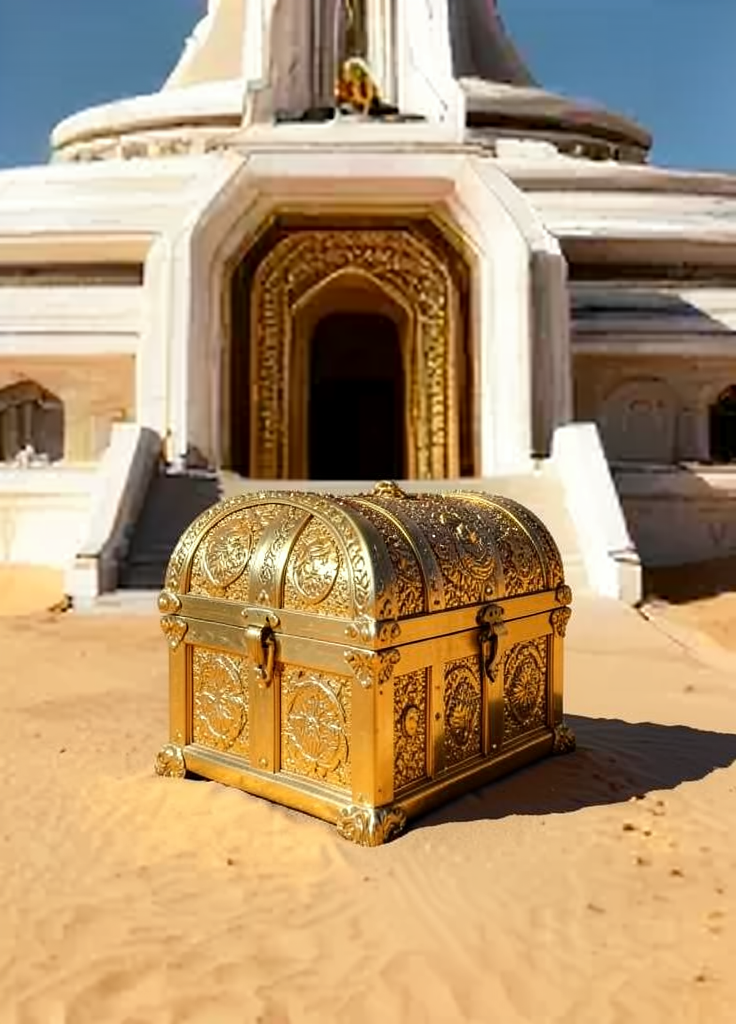
#> input picture test/old/chest.png, 736 x 1024 px
$ python -i align.py   (imports and definitions only)   (older library calls are emulated)
#> lines starting #> are read from the running program, lines starting #| are printed output that depends on the picture
#==================================================================================================
#
#   Copyright (C) 2026-2026 turboCLI authors. <https://omega.gg/turboCLI>
#
#   Author: Benjamin Arnaud. <https://bunjee.me> <bunjee@omega.gg>
#
#   This file is part of turboCLI.
#
#   - GNU Lesser General Public License Usage:
#   This file may be used under the terms of the GNU Lesser General Public License version 3 as
#   published by the Free Software Foundation and appearing in the LICENSE.md file included in the
#   packaging of this file. Please review the following information to ensure the GNU Lesser
#   General Public License requirements will be met: https://www.gnu.org/licenses/lgpl.html.
#
#   - Private License Usage:
#   turboCLI licensees holding valid private licenses may use this file in accordance with the
#   private license agreement provided with the Software or, alternatively, in accordance with the
#   terms contained in written agreement between you and turboCLI authors. For further information
#   contact us at contact@omega.gg.
#
#==================================================================================================

# The align option of image-to-image: the zoom and shift an engine adds to its result (Qwen-Image
# 2.1 does, by a different amount for each seed), measured against one of its inputs and undone.
# Torch free. Design and measures in doc/image-align-plan.md.

import cv2
import numpy as np

from PIL import Image

TILE = 64
STEP = 32

# NOTE: The fit runs on a copy of at most this many pixels: each tile costs a phase correlation.
AREA = 1024 * 1024

# NOTE: Phase correlation reads large shifts short, each round adds what the last one left.
ROUNDS = 3

# NOTE: Fewer tiles than this gives a fit with nothing to stand on.
MIN_TILES = 16

# NOTE: A frame under this many tiles on a side is not measured: the zoom of its short axis would
#       come out of a few tiles.
MIN_SIDE = 4

# NOTE: Past this, in percent, the zoom was asked for, "zoom out" or a camera that moves, and
#       stays. An engine drifts by less: Qwen-Image 2.1 by under 3% on the bench. The default of
#       align alone, align=<percent> gives another.
MAX_ZOOM = 3.0

# NOTE: Under this at the corners, in output pixels, the warp would soften about as much as it
#       moves.
MIN_SHIFT = 0.75

# NOTE: A warp that takes less than a fifth off the shifts does not explain them: the engine
#       redrew the frame rather than zooming it.
MIN_GAIN = 0.2


def _edges(gray):
    """Edge strength over its local mean: where things are, whatever the light."""
    blur = cv2.GaussianBlur(gray, (0, 0), 1.0)

    magnitude = cv2.magnitude(cv2.Sobel(blur, cv2.CV_32F, 1, 0),
                              cv2.Sobel(blur, cv2.CV_32F, 0, 1))

    return magnitude / (cv2.GaussianBlur(magnitude, (0, 0), 16) + 1e-3)


# [183 lines left out: functions _tiles, _warp, _lines, _fit, _offset, run, not called in this run]

>>> import cv2
>>> picture = cv2.imread('../test/old/chest.png', cv2.IMREAD_GRAYSCALE)
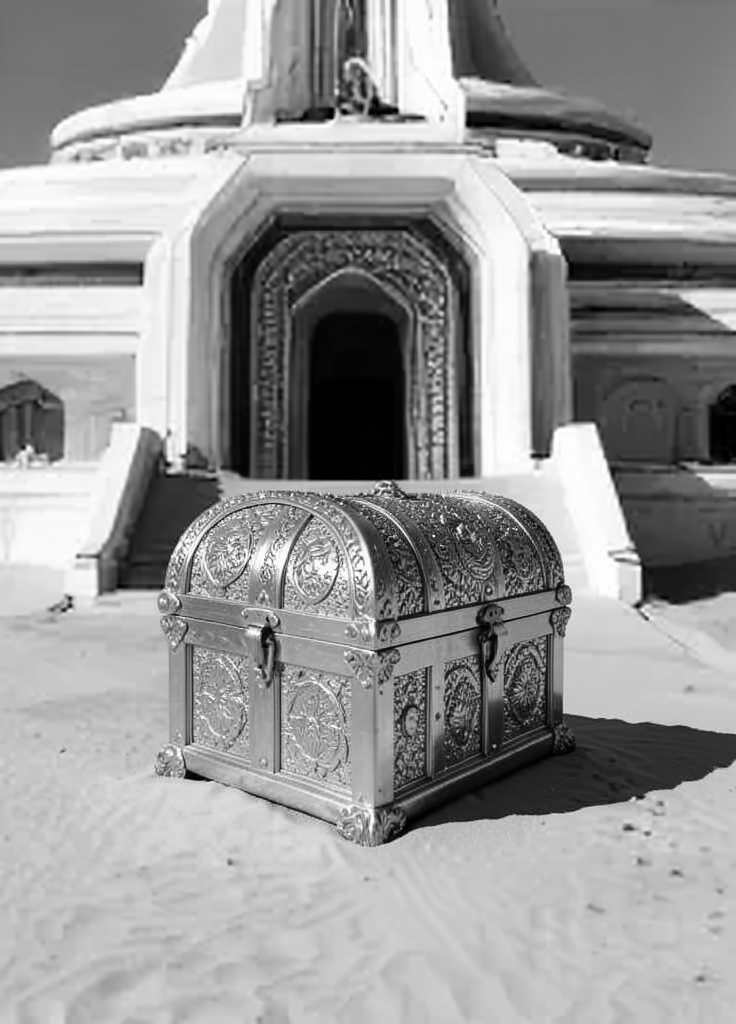
#> picture: shape (1024, 736); min 0, max 254, mean 151.7
>>> result = _edges(picture)
#> in _edges, `magnitude = cv2.magnitude(cv2.Sobel(blur, cv2.CV_32F, 1, 0), cv2.Sobel..`:
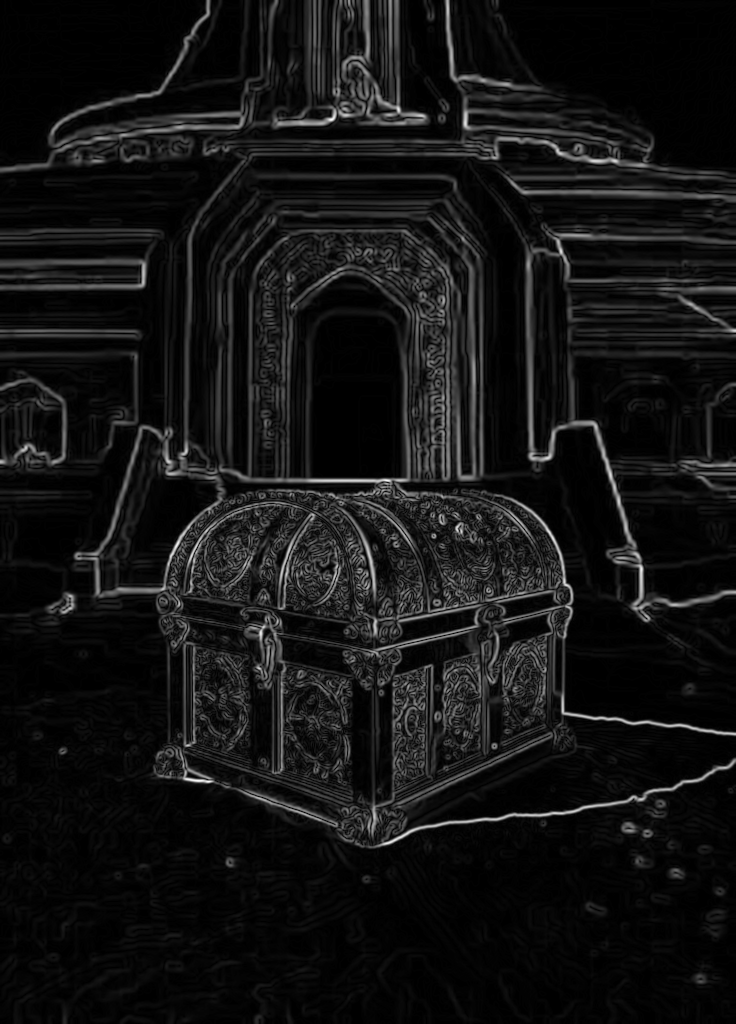
#> magnitude: shape (1024, 736) float32; min 0, max 500.1, mean 38.4; drawn with min black and max white
#> in _edges, `return magnitude / (cv2.GaussianBlur(magnitude, (0, 0), 16) + 1e-3)`:
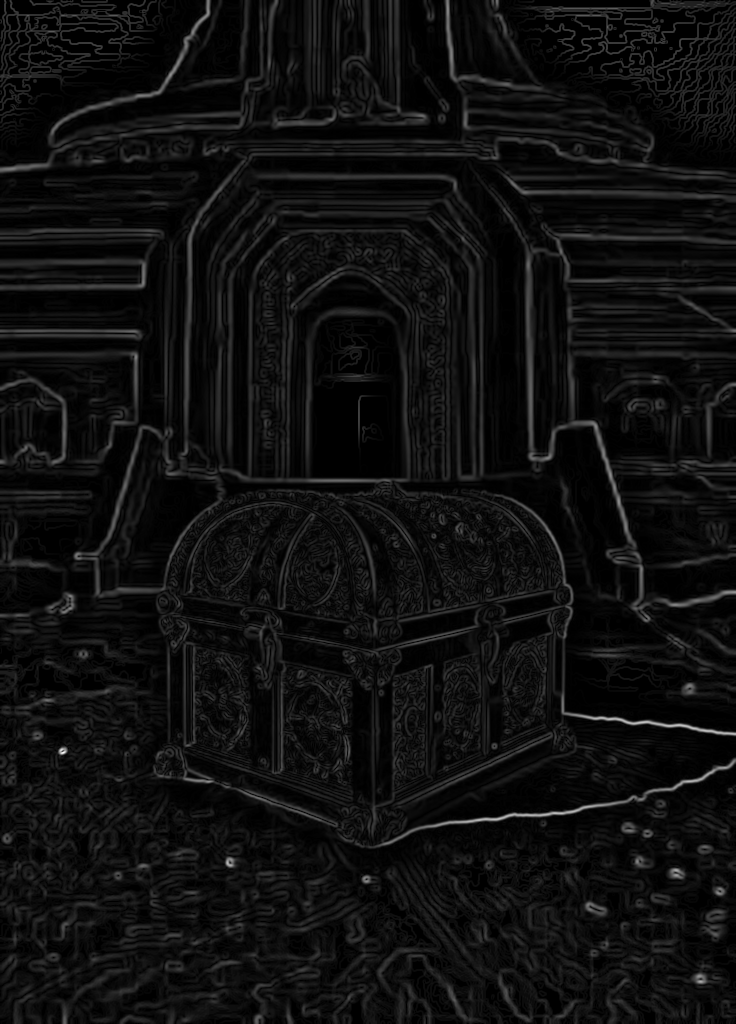
#> returned value: shape (1024, 736) float32; min 0, max 14.84, mean 0.906; drawn with min black and max white

$ run again, on test/old/courtyard.png
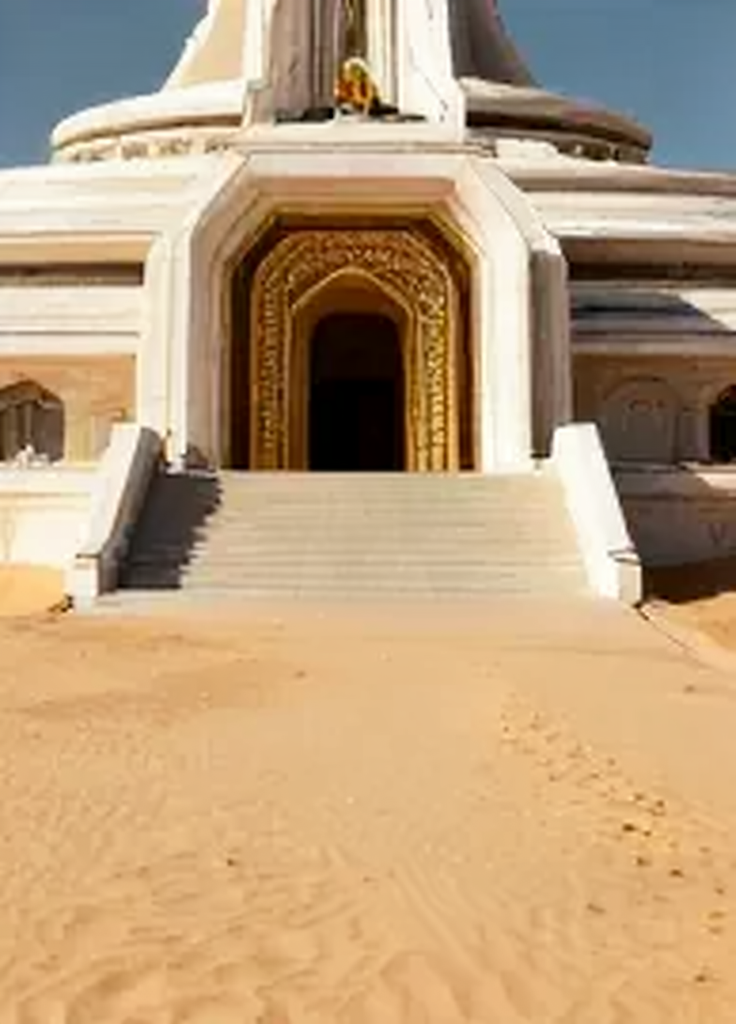
#> input picture test/old/courtyard.png, 736 x 1024 px
#> `picture = cv2.imread('../test/old/chest.png', cv2.IMREAD_GRAYSCALE)`:
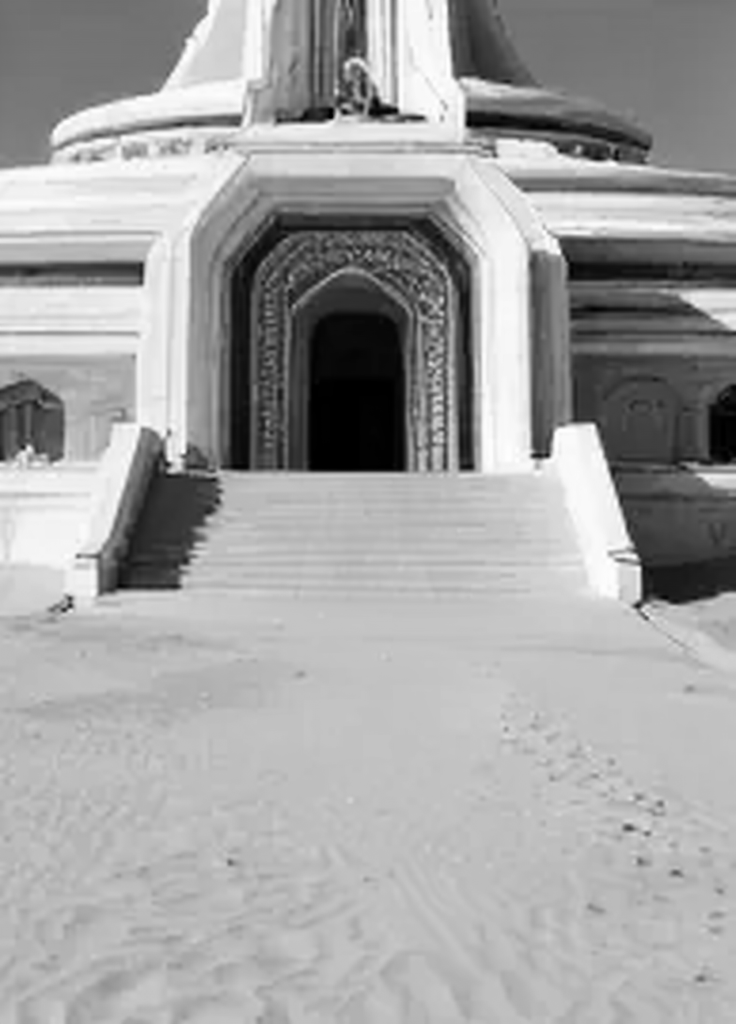
#> picture: shape (1024, 736); min 0, max 254, mean 162.3
#> in _edges, `return magnitude / (cv2.GaussianBlur(magnitude, (0, 0), 16) + 1e-3)`:
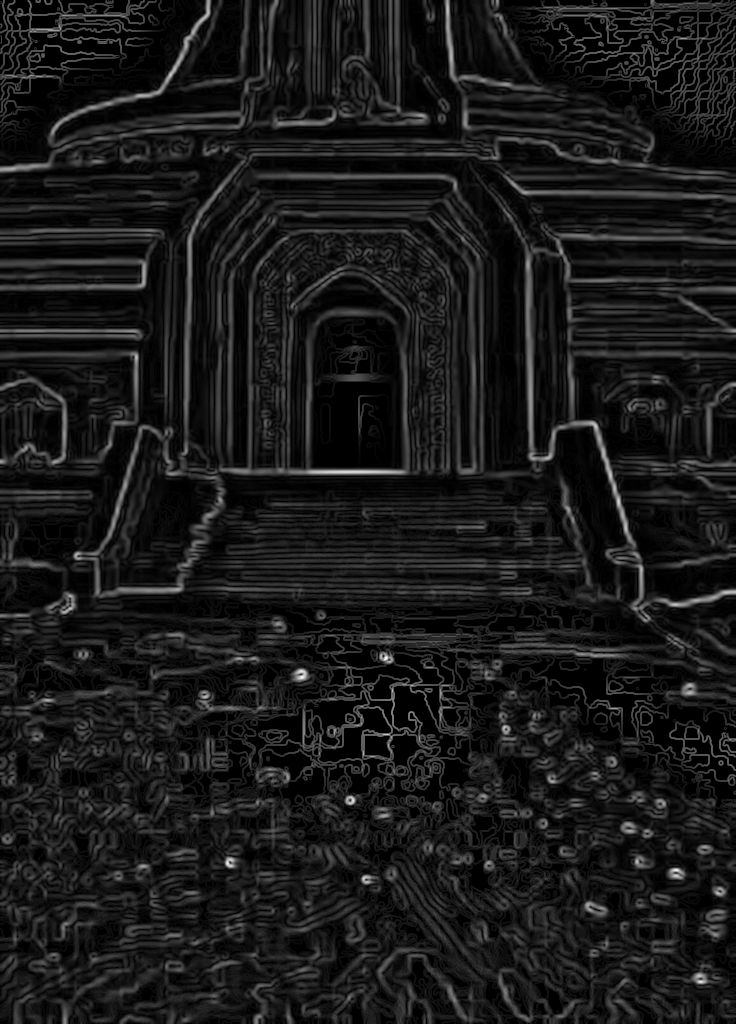
#> returned value: shape (1024, 736) float32; min 0, max 9.04, mean 0.912; drawn with min black and max white
